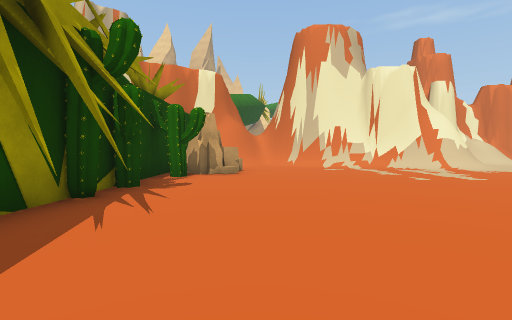
view 1 (above)

22 first-person views from a walk through a scene from a Unity 3-D project. The camera is 1.2 m above the floor, tilts 2° down and sees 85° across. The floor is counted in squares, 2 m on a side. Each view is taken from the middle of a square. On the plan, view 1 faces up. The plan holds only what a view shows up to about 9 squares ahead; the rest is blank. The place goes on beyond the plan. The player is left out.

view 2
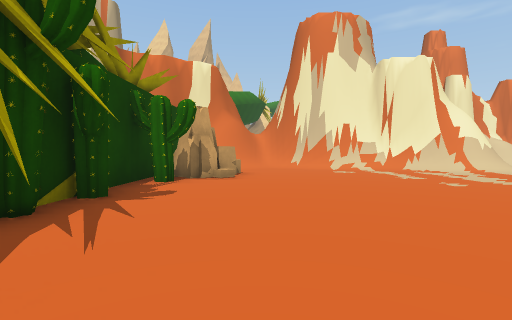

view 3
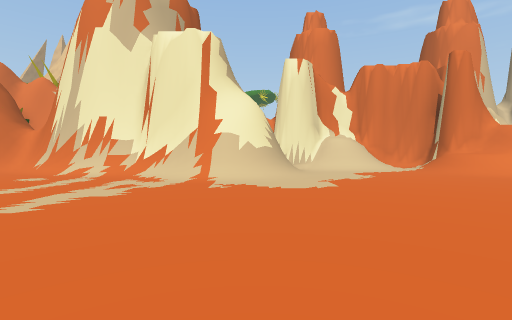

view 4
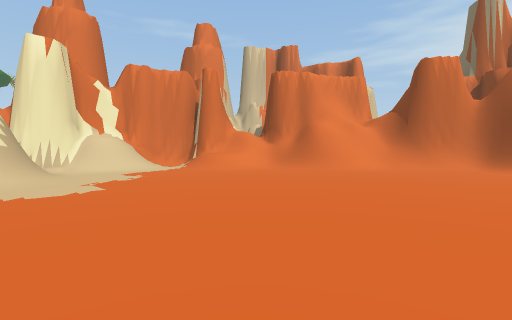

view 5
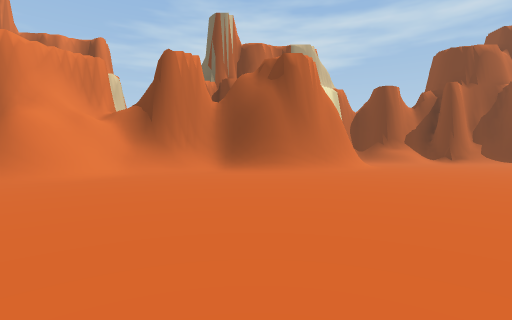

view 6
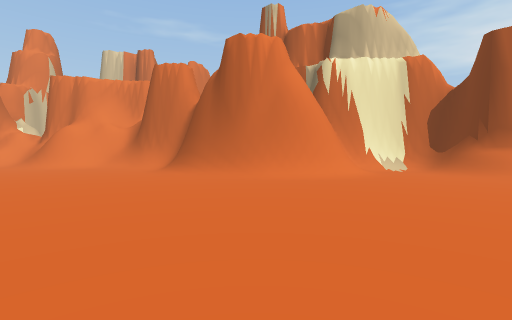

view 7
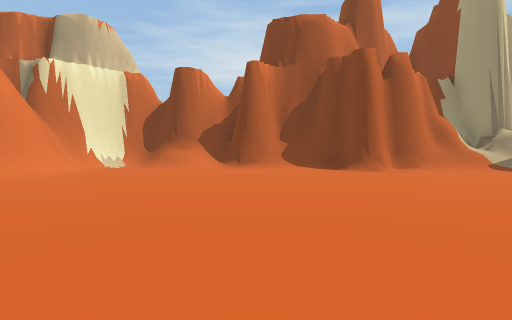

view 8
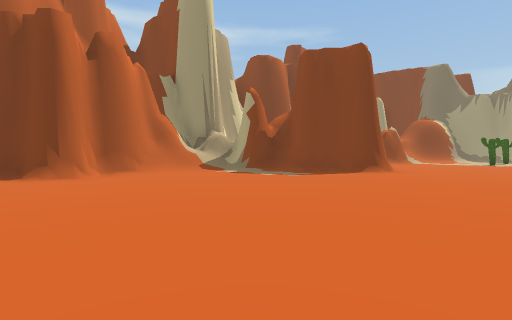

view 9
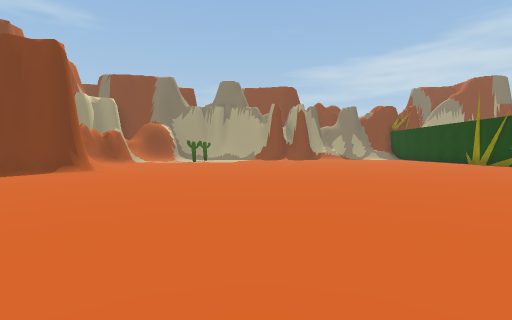

view 10
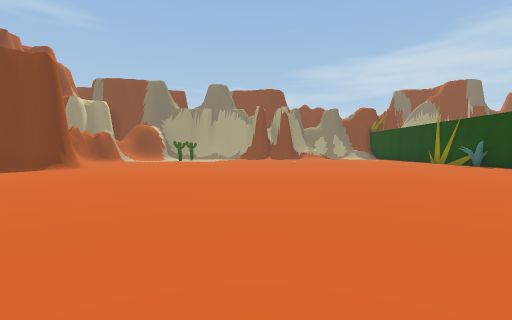

view 11
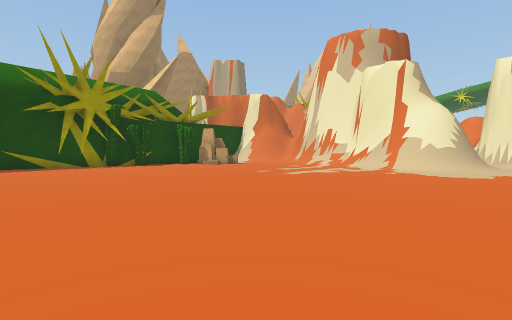

view 12
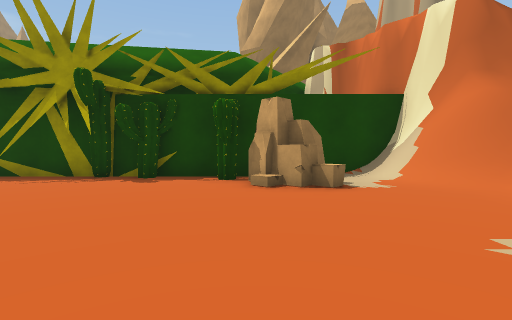

view 13
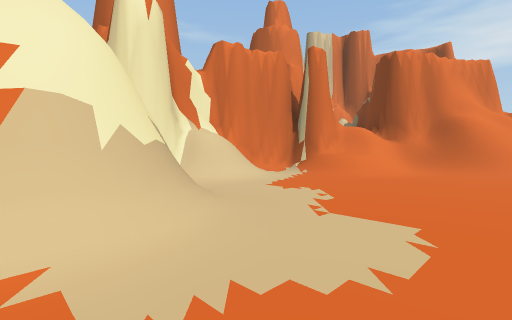

view 14
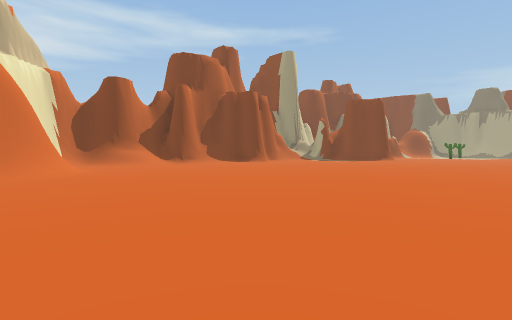

view 15
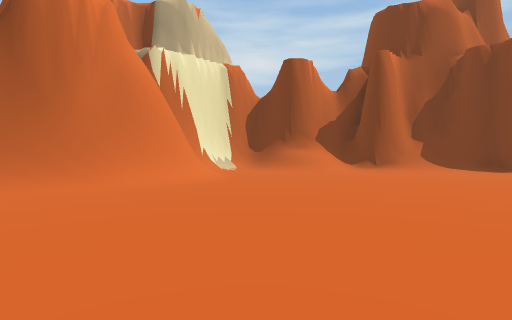

view 16
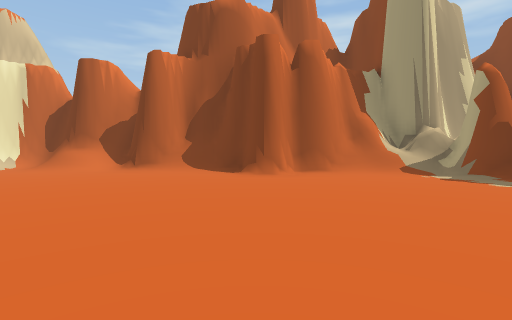

view 17
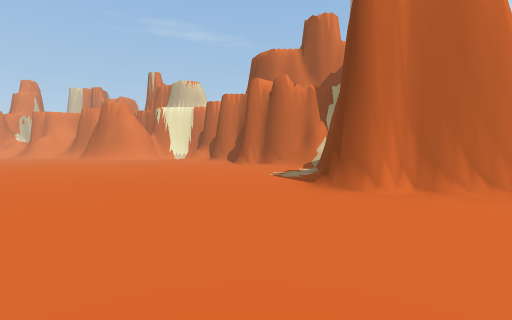

view 18
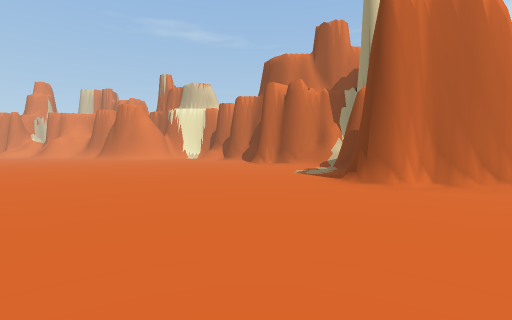

view 19
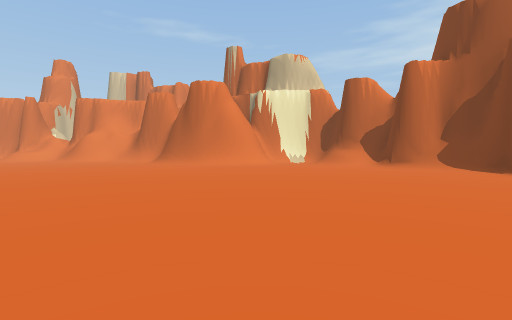

view 20
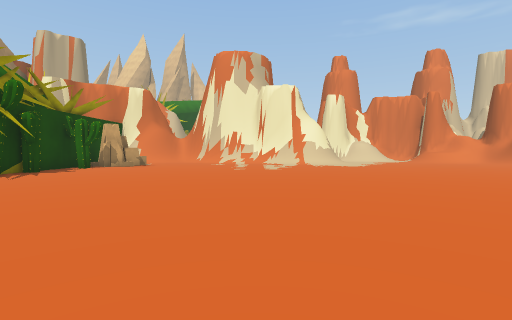

view 21
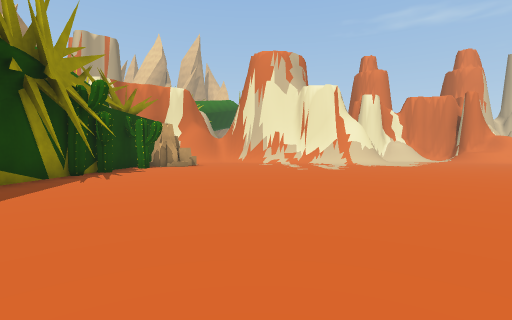

view 22
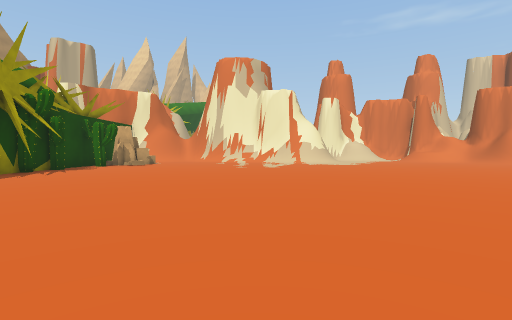

### Floor plan
Key: @ floor where view 1 was taken; # wall or solid block; x gap in a wall; . main floor; : floor 1.5 m higher than the main floor; + floor 5.75 m higher than the main floor; * floor 6.5 m higher than the main floor; % floor 6.75 m higher than the main floor; & floor 7 m higher than the main floor; / step, stairs or slope; = window, fence, low wall or low ledge; v drop or lower ground; R rock; C cactus.
Columns run from 5 left of view 1 to 23 right of it. Each row starts with its distance up from view 1.
 13               #####
 12              ###//##
 11     ####     /././###
 10  ####..######/...///#
  9 ###.......////....//##
  8  v RR............../#=#
  7  +vCR.............../##
  6  *=................../##
  5  %vC..................##
  4  &#C................../#
  3  %=...................##
  2   #x..................#
  1   //..................##
  0     .@................/#####
 -1      ........  ........////##
 -2       ......   ............/#
 -3        ....    .........../##
 -4          .     .........../#
 -5                .........../#
 -6                .........../#
 -7                .........../#
 -8               ............##
 -9              ............##
-10             ..............#
-11            ............../#
-12           .............../##
-13          ................/:#
-14          ...............####
-15         ..............###
-16         .............##
-17         ..............#
-18                 ......#

Positions as (right, up) in squares from view 1, and headings:
1: (0, 0), facing up
2: (0, 1), facing up
3: (7, 3), facing up
4: (7, 3), facing up-right
5: (9, 3), facing right
6: (13, -4), facing up-right
7: (12, -6), facing right
8: (13, -8), facing down-right
9: (11, -8), facing down
10: (10, -7), facing down
11: (9, 0), facing up-left
12: (4, 7), facing left
13: (6, 7), facing up-right
14: (10, 1), facing down-right
15: (13, -2), facing right
16: (13, -9), facing right
17: (12, -18), facing up-right
18: (11, -18), facing up-right
19: (11, -9), facing up-right
20: (4, -3), facing up
21: (2, -3), facing up
22: (4, -4), facing up
